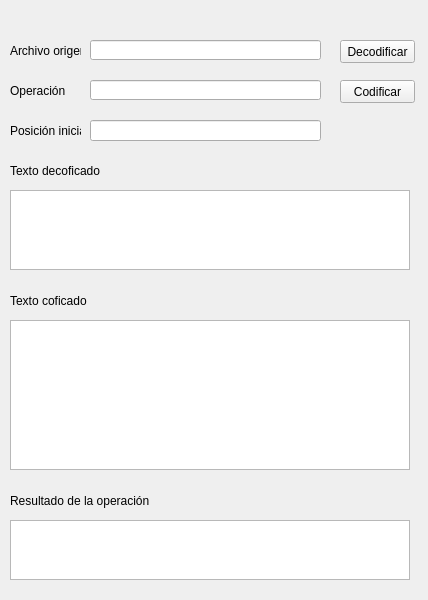
<?xml version="1.0" encoding="UTF-8"?>
<ui version="4.0">
 <class>Register</class>
 <widget class="QMainWindow" name="Register">
  <property name="geometry">
   <rect>
    <x>0</x>
    <y>0</y>
    <width>428</width>
    <height>600</height>
   </rect>
  </property>
  <property name="windowTitle">
   <string>Software Lab</string>
  </property>
  <widget class="QWidget" name="centralwidget">
   <property name="styleSheet">
    <string notr="true"/>
   </property>
   <widget class="QLabel" name="label">
    <property name="geometry">
     <rect>
      <x>10</x>
      <y>40</y>
      <width>71</width>
      <height>21</height>
     </rect>
    </property>
    <property name="text">
     <string>Archivo origen</string>
    </property>
   </widget>
   <widget class="QLineEdit" name="lineEdit">
    <property name="geometry">
     <rect>
      <x>90</x>
      <y>40</y>
      <width>231</width>
      <height>20</height>
     </rect>
    </property>
   </widget>
   <widget class="QPushButton" name="pushButton">
    <property name="geometry">
     <rect>
      <x>340</x>
      <y>40</y>
      <width>75</width>
      <height>23</height>
     </rect>
    </property>
    <property name="text">
     <string>Decodificar</string>
    </property>
   </widget>
   <widget class="QLabel" name="label_2">
    <property name="geometry">
     <rect>
      <x>10</x>
      <y>80</y>
      <width>71</width>
      <height>21</height>
     </rect>
    </property>
    <property name="text">
     <string>Operación</string>
    </property>
   </widget>
   <widget class="QLineEdit" name="lineEdit_2">
    <property name="geometry">
     <rect>
      <x>90</x>
      <y>80</y>
      <width>231</width>
      <height>20</height>
     </rect>
    </property>
   </widget>
   <widget class="QPushButton" name="pushButton_2">
    <property name="geometry">
     <rect>
      <x>340</x>
      <y>80</y>
      <width>75</width>
      <height>23</height>
     </rect>
    </property>
    <property name="text">
     <string>Codificar</string>
    </property>
   </widget>
   <widget class="QLabel" name="label_3">
    <property name="geometry">
     <rect>
      <x>10</x>
      <y>120</y>
      <width>71</width>
      <height>21</height>
     </rect>
    </property>
    <property name="text">
     <string>Posición inicial</string>
    </property>
   </widget>
   <widget class="QLineEdit" name="lineEdit_3">
    <property name="geometry">
     <rect>
      <x>90</x>
      <y>120</y>
      <width>231</width>
      <height>21</height>
     </rect>
    </property>
   </widget>
   <widget class="QLabel" name="label_4">
    <property name="geometry">
     <rect>
      <x>10</x>
      <y>160</y>
      <width>111</width>
      <height>21</height>
     </rect>
    </property>
    <property name="text">
     <string>Texto decoficado</string>
    </property>
   </widget>
   <widget class="QTextEdit" name="textEdit">
    <property name="geometry">
     <rect>
      <x>10</x>
      <y>190</y>
      <width>400</width>
      <height>80</height>
     </rect>
    </property>
   </widget>
   <widget class="QLabel" name="label_5">
    <property name="geometry">
     <rect>
      <x>10</x>
      <y>290</y>
      <width>111</width>
      <height>21</height>
     </rect>
    </property>
    <property name="text">
     <string>Texto coficado</string>
    </property>
   </widget>
   <widget class="QTextEdit" name="textEdit_2">
    <property name="geometry">
     <rect>
      <x>10</x>
      <y>320</y>
      <width>400</width>
      <height>150</height>
     </rect>
    </property>
   </widget>
   <widget class="QLabel" name="label_6">
    <property name="geometry">
     <rect>
      <x>10</x>
      <y>490</y>
      <width>151</width>
      <height>21</height>
     </rect>
    </property>
    <property name="text">
     <string>Resultado de la operación</string>
    </property>
   </widget>
   <widget class="QTextEdit" name="textEdit_3">
    <property name="geometry">
     <rect>
      <x>10</x>
      <y>520</y>
      <width>400</width>
      <height>60</height>
     </rect>
    </property>
   </widget>
  </widget>
 </widget>
 <resources>
  <include location="source.qrc"/>
 </resources>
 <connections/>
</ui>
